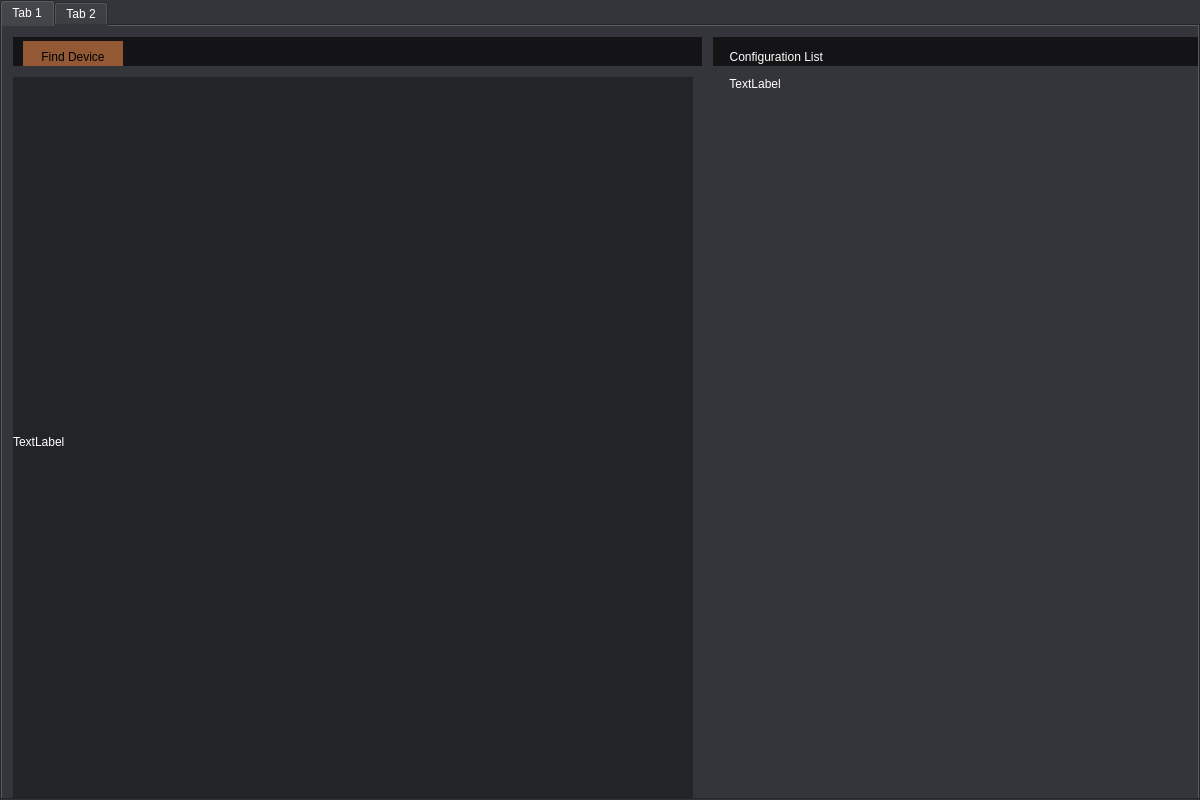
<?xml version="1.0" encoding="UTF-8"?>
<ui version="4.0">
 <class>VLiveBox</class>
 <widget class="QMainWindow" name="VLiveBox">
  <property name="geometry">
   <rect>
    <x>0</x>
    <y>0</y>
    <width>1200</width>
    <height>800</height>
   </rect>
  </property>
  <property name="windowTitle">
   <string>VLiveBox</string>
  </property>
  <property name="styleSheet">
   <string notr="true">color: rgb(255, 255, 255);
background-color: #34353a;
font: 12px &quot;微软雅黑&quot;;</string>
  </property>
  <widget class="QWidget" name="centralWidget">
   <widget class="QTabWidget" name="tabWidget">
    <property name="geometry">
     <rect>
      <x>0</x>
      <y>0</y>
      <width>1200</width>
      <height>800</height>
     </rect>
    </property>
    <property name="currentIndex">
     <number>0</number>
    </property>
    <widget class="QWidget" name="home">
     <attribute name="title">
      <string>Tab 1</string>
     </attribute>
     <widget class="QWidget" name="gridLayoutWidget">
      <property name="geometry">
       <rect>
        <x>0</x>
        <y>0</y>
        <width>702</width>
        <height>42</height>
       </rect>
      </property>
      <layout class="QGridLayout" name="gridLayout_2">
       <item row="0" column="0">
        <widget class="QFrame" name="frame">
         <property name="minimumSize">
          <size>
           <width>700</width>
           <height>40</height>
          </size>
         </property>
         <property name="maximumSize">
          <size>
           <width>700</width>
           <height>40</height>
          </size>
         </property>
         <property name="styleSheet">
          <string notr="true">border:none;
background-color:#141416;</string>
         </property>
         <property name="frameShape">
          <enum>QFrame::StyledPanel</enum>
         </property>
         <property name="frameShadow">
          <enum>QFrame::Raised</enum>
         </property>
         <widget class="QPushButton" name="pushButton">
          <property name="geometry">
           <rect>
            <x>10</x>
            <y>4</y>
            <width>100</width>
            <height>32</height>
           </rect>
          </property>
          <property name="minimumSize">
           <size>
            <width>100</width>
            <height>32</height>
           </size>
          </property>
          <property name="maximumSize">
           <size>
            <width>100</width>
            <height>32</height>
           </size>
          </property>
          <property name="styleSheet">
           <string notr="true">QPushButton{
	border: 4px solid #935935;
	color: rgb(0, 0, 0);
	background-color: #935935;
	background-repeat: no-repeat;
	background-position: left;
}
QPushButton:hover{
	border: 4px solid #ae6538;
	background-color:#ae6538;
}

</string>
          </property>
          <property name="text">
           <string>Find Device</string>
          </property>
         </widget>
        </widget>
       </item>
      </layout>
     </widget>
     <widget class="QWidget" name="verticalLayoutWidget">
      <property name="geometry">
       <rect>
        <x>700</x>
        <y>0</y>
        <width>702</width>
        <height>42</height>
       </rect>
      </property>
      <layout class="QVBoxLayout" name="verticalLayout">
       <item>
        <widget class="QLabel" name="label">
         <property name="minimumSize">
          <size>
           <width>700</width>
           <height>40</height>
          </size>
         </property>
         <property name="maximumSize">
          <size>
           <width>16777215</width>
           <height>40</height>
          </size>
         </property>
         <property name="styleSheet">
          <string notr="true">background-color:#141416;</string>
         </property>
         <property name="text">
          <string>     Configuration List</string>
         </property>
        </widget>
       </item>
      </layout>
     </widget>
     <widget class="QWidget" name="verticalLayoutWidget_2">
      <property name="geometry">
       <rect>
        <x>700</x>
        <y>40</y>
        <width>702</width>
        <height>752</height>
       </rect>
      </property>
      <layout class="QVBoxLayout" name="verticalLayout_2">
       <item>
        <widget class="QLabel" name="label_2">
         <property name="minimumSize">
          <size>
           <width>700</width>
           <height>750</height>
          </size>
         </property>
         <property name="maximumSize">
          <size>
           <width>700</width>
           <height>750</height>
          </size>
         </property>
         <property name="styleSheet">
          <string notr="true"/>
         </property>
         <property name="text">
          <string>     TextLabel</string>
         </property>
         <property name="alignment">
          <set>Qt::AlignLeading|Qt::AlignLeft|Qt::AlignTop</set>
         </property>
        </widget>
       </item>
      </layout>
     </widget>
     <widget class="QWidget" name="gridLayoutWidget_2">
      <property name="geometry">
       <rect>
        <x>0</x>
        <y>40</y>
        <width>702</width>
        <height>752</height>
       </rect>
      </property>
      <layout class="QGridLayout" name="gridLayout_3">
       <item row="0" column="0">
        <widget class="QLabel" name="label_3">
         <property name="styleSheet">
          <string notr="true">background-color: #232427;</string>
         </property>
         <property name="text">
          <string>TextLabel</string>
         </property>
        </widget>
       </item>
      </layout>
     </widget>
    </widget>
    <widget class="QWidget" name="box1">
     <attribute name="title">
      <string>Tab 2</string>
     </attribute>
    </widget>
   </widget>
  </widget>
 </widget>
 <layoutdefault spacing="6" margin="11"/>
 <resources/>
 <connections/>
</ui>
